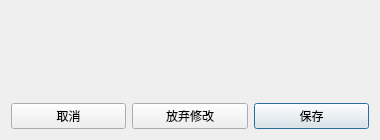
<?xml version="1.0" encoding="UTF-8"?>
<ui version="4.0"><class>PrefabStageCloseDialog</class>
 <widget class="QDialog" name="PrefabStageCloseDialog">
  <property name="windowTitle"><string>保存 Prefab 修改？</string></property><property name="minimumSize"><size><width>380</width><height>140</height></size></property>
  <layout class="QVBoxLayout" name="mainLayout">
   <item><widget class="QLabel" name="messageLabel"><property name="text"><string/></property><property name="wordWrap"><bool>true</bool></property><property name="textFormat"><enum>Qt::PlainText</enum></property></widget></item>
   <item><widget class="QLabel" name="errorLabel"><property name="text"><string/></property><property name="wordWrap"><bool>true</bool></property><property name="textFormat"><enum>Qt::PlainText</enum></property></widget></item>
   <item><layout class="QHBoxLayout" name="buttonLayout"><item><widget class="QPushButton" name="cancelButton"><property name="text"><string>取消</string></property></widget></item><item><widget class="QPushButton" name="discardButton"><property name="text"><string>放弃修改</string></property></widget></item><item><widget class="QPushButton" name="saveButton"><property name="text"><string>保存</string></property><property name="default"><bool>true</bool></property></widget></item></layout></item>
  </layout>
 </widget><resources/><connections/>
</ui>
